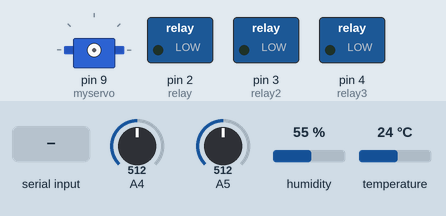
The sketch below on a simulated Arduino Uno, built with avr-gcc and run on an emulated ATmega328P. Parts: servo, switched loads named in the sketch (green lamp = pin HIGH). Inputs (shaded band) come from the test bench; at power-on: A4 = 512, A5 = 512, humidity 55 %, temperature 24 °C.

Above: at 1.2 s.
1.3 s: "1\n" received over Serial
At 2.4 s:
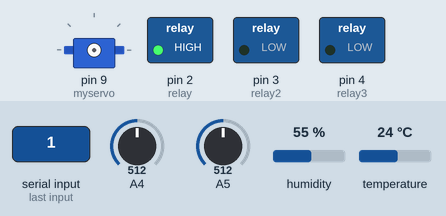
2.8 s: "4\n" received over Serial
4.3 s: "2\n" received over Serial
At 4.6 s:
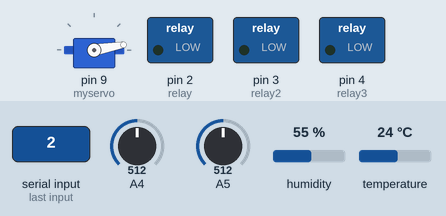
5.8 s: "5\n" received over Serial
At 6.8 s:
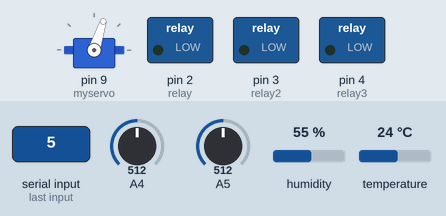
7.3 s: "1\n" received over Serial
At 8.1 s:
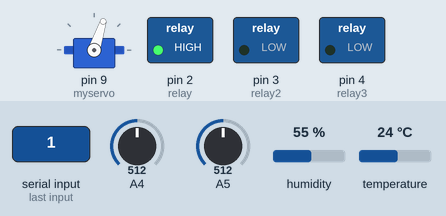
Timing chart, 0 to 9.8 s (numbered marks = the images above; inputs shaded):
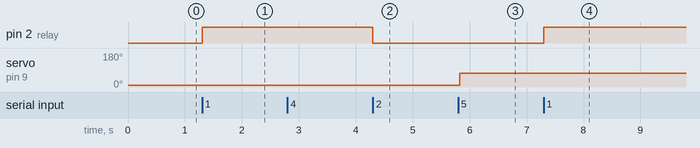

The sketch:

arduino2.ino
```cpp
#include <Servo.h>
#include <dht.h>

dht DHT;
const int DHT11_PIN = 7;
const int relay = 2;
const int relay2 = 3;
const int relay3 = 4;

Servo myservo;
int pos = 0;
float referencevoltage = 5.0;

void setup()
{
  pinMode(relay, OUTPUT);
  pinMode(relay2, OUTPUT);
  pinMode(relay3, OUTPUT);
  digitalWrite(relay, LOW);
  digitalWrite(relay2, LOW);
  digitalWrite(relay3, LOW);
  //myservo.attach(9);
  //myservo.write(0);
  Serial.begin(9600);
}

void loop()
{
  float temp = 0;
  for(int i=0; i<100; i++)
  {
    temp += analogRead(A5);
  }
  float temperature = (temp*referencevoltage)/1023.0 - 2;
  int light = analogRead(A4);
  int lampstatus = bitRead(PORTD, relay);
  int lampstatus2 = bitRead(PORTD, relay2);
  int lampstatus3 = bitRead(PORTD, relay3);
  int chk = DHT.read11(DHT11_PIN);

  if(Serial.available())
  {
    int n = Serial.parseInt();
    switch(n)
    {
      case 1:
      digitalWrite(relay, HIGH);
      break;
      case 2:
      digitalWrite(relay, LOW);
      break;
      case 3:
      Serial.print(temperature);
      Serial.print(" ");
      Serial.print(light);
      Serial.print(" ");
      Serial.print(lampstatus);
      Serial.print(" ");
      Serial.print(lampstatus2);
      Serial.print(" ");
      Serial.print(lampstatus3);
      Serial.print(" ");
      Serial.print(myservo.read());
      Serial.print(" ");
      Serial.print(DHT.humidity);
      Serial.print("\n");
      break;
      case 4:
      myservo.attach(9);
      myservo.write(10);
      delay(500);
      myservo.detach();
      break;
      case 5:
      myservo.attach(9);
      myservo.write(72);
      delay(500);
      myservo.detach();
      break;
      case 7:
      digitalWrite(relay2, HIGH);
      break;
      case 8:
      digitalWrite(relay2, LOW);
      break;
      case 6:
      digitalWrite(relay3, HIGH);
      break;
      case 9:
      digitalWrite(relay3, LOW);
      break;
      default:
      break;
    }
  }

      /*Serial.print(temperature);
      Serial.print(" ");
      Serial.print(light);
      Serial.print(" ");
      Serial.print(lampstatus);
      Serial.print(" ");
      Serial.print(doorstatus);
      Serial.print(" ");
      Serial.println(windowstatus);
  delay(10000);*/
}
```

Measured:
- after the input at 1.3 s, pin 2 (relay): LOW → HIGH at once
- after the input at 4.3 s, pin 2 (relay): HIGH → LOW at once
- after the input at 5.8 s, servo on pin 9 (myservo): 10° → 72° at once
- after the input at 7.3 s, pin 2 (relay): LOW → HIGH at once
